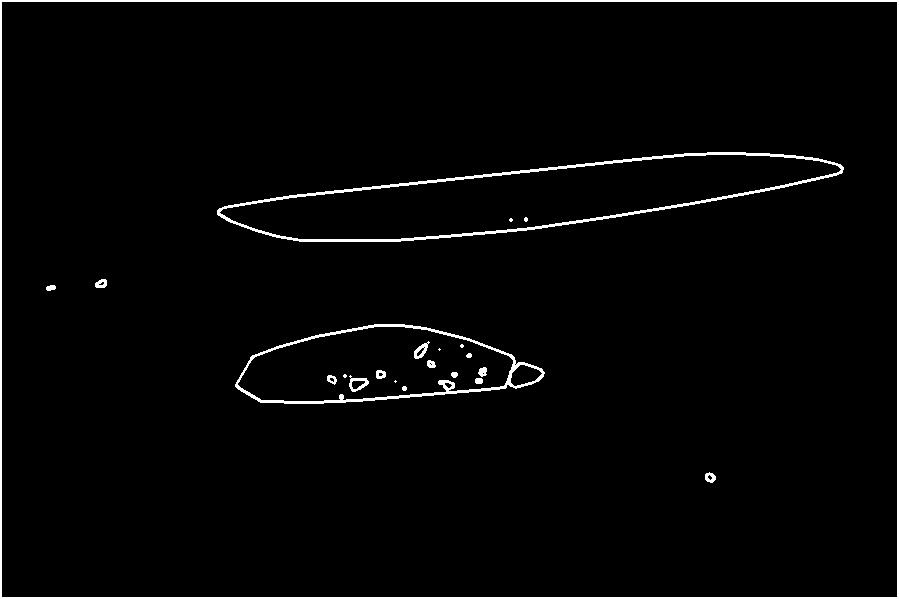
#> input picture hull/hull194.jpg, 899 x 599 px
$ python CannyEdge.py --input ../../hull/hull194.jpg
#> lines starting #> are read from the running program, lines starting #| are printed output that depends on the picture; after the words box and inside, x2 and y2 are one past the last pixel; in counts of white or black regions, pixels touching at a corner belong together
from __future__ import print_function
import cv2 as cv
import numpy as np
import argparse
import random as rng
import time
start_time = time.time()

rng.seed(12345)
def thresh_callback(val):
    threshold = val
    # Detect edges using Canny
    canny_output = cv.Canny(src_gray, threshold, threshold * 2)
    # Find contours
    contours, hierarchy = cv.findContours(canny_output, cv.RETR_TREE, cv.CHAIN_APPROX_SIMPLE)
    # Draw contours
    drawing = np.zeros((canny_output.shape[0], canny_output.shape[1], 3), dtype=np.uint8)
    for i in range(len(contours)):
        color = (0,255,0)
        cv.drawContours(src, contours, i, color, 2, cv.LINE_8, hierarchy, 0)
    # Show in a window
    cv.imshow('canny_output', canny_output)
    cv.imwrite('timing.jpg', canny_output)
    cv.imshow('Contours', src)
# Load source image
parser = argparse.ArgumentParser(description='Code for Finding contours in your image tutorial.')
parser.add_argument('--input', help='Path to input image.', default='278.jpg')
args = parser.parse_args()
src = cv.imread(cv.samples.findFile(args.input))
#> src is the input picture: shape (599, 899, 3); min 0, max 255, mean 6.1
if src is None:
    print('Could not open or find the image:', args.input)
    exit(0)
# Convert image to gray and blur it
src_gray = cv.cvtColor(src, cv.COLOR_BGR2GRAY)
src_gray = cv.blur(src_gray, (9,9))
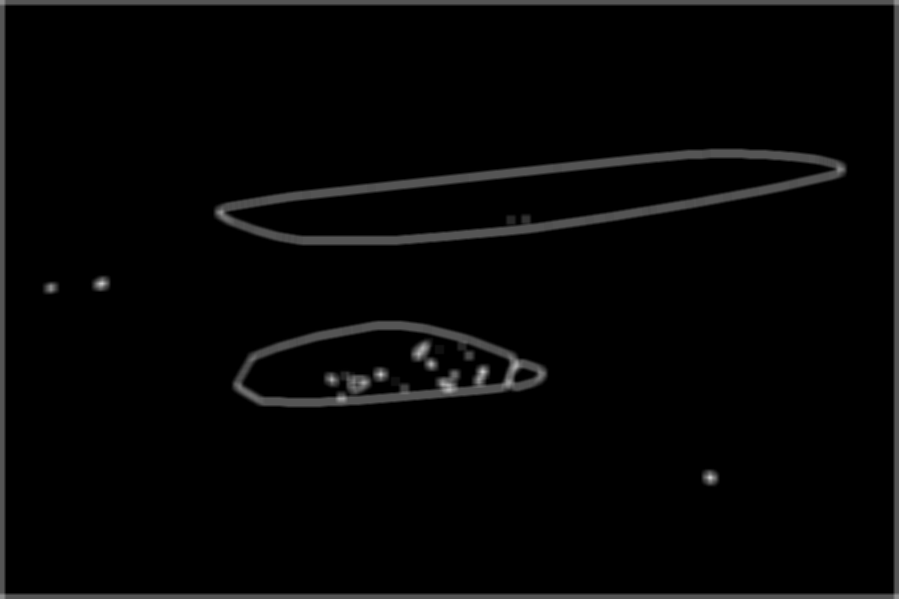
#> src_gray: shape (599, 899); min 0, max 201, mean 5.6
# Create Window
source_window = 'Source'
cv.namedWindow(source_window)
cv.imshow(source_window, src)
max_thresh = 255
thresh = 48 # initial threshold
cv.createTrackbar('Canny Thresh:', source_window, thresh, max_thresh, thresh_callback)
thresh_callback(thresh)
#> in thresh_callback, `canny_output = cv.Canny(src_gray, threshold, threshold * 2)`:
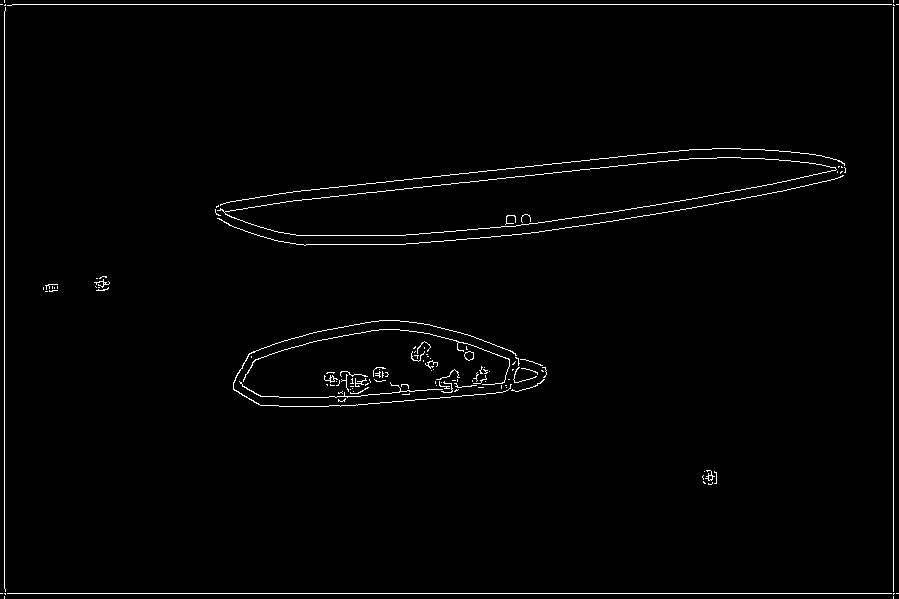
#> canny_output: shape (599, 899); 1.5% white in thin lines or dots
#> in thresh_callback, `contours, hierarchy = cv.findContours(canny_output, cv.RETR_TREE, cv.C..`: contours = 130 contours, 122 with area under 20; largest, box (x1, y1, x2, y2) and area: (217, 157, 837, 236) 22713, (224, 157, 837, 236) 22705, (464, 351, 474, 361) 63, (464, 351, 474, 361) 59, (233, 320, 517, 407) 38, (705, 470, 715, 481) 24, (324, 375, 338, 383) 22, (243, 329, 510, 385) 21
#> the loop in thresh_callback, `for i in range(len(contours)):` made 130 passes
#> after the loop in thresh_callback, `for i in range(len(contours)):`:
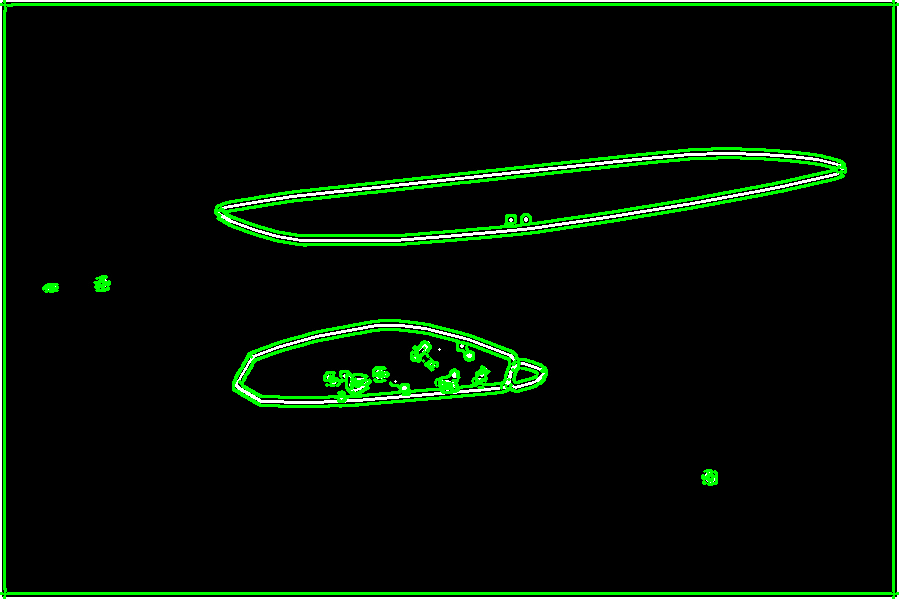
#> src: shape (599, 899, 3); 4.59% of pixels changed, all inside (x1, y1, x2, y2) = (0, 0, 899, 599)
print("Process finished --- %s seconds ---" % (time.time() - start_time))
cv.waitKey()

$ run again, on hull/hull342.jpg
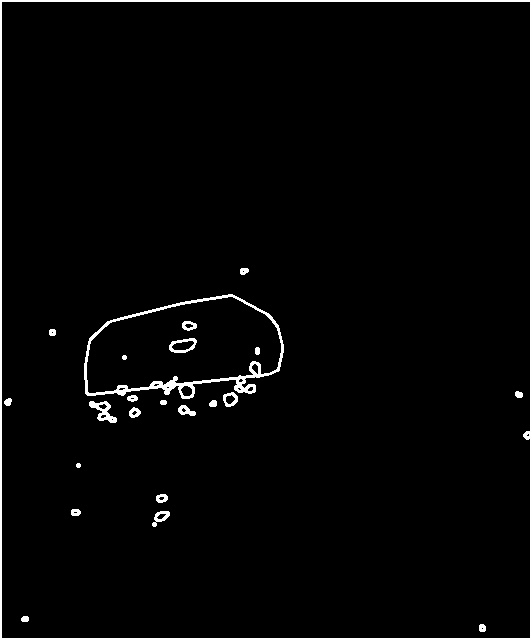
#> input picture hull/hull342.jpg, 532 x 640 px
#> src is the input picture: shape (640, 532, 3); min 0, max 255, mean 6.3
#> in thresh_callback, `canny_output = cv.Canny(src_gray, threshold, threshold * 2)`:
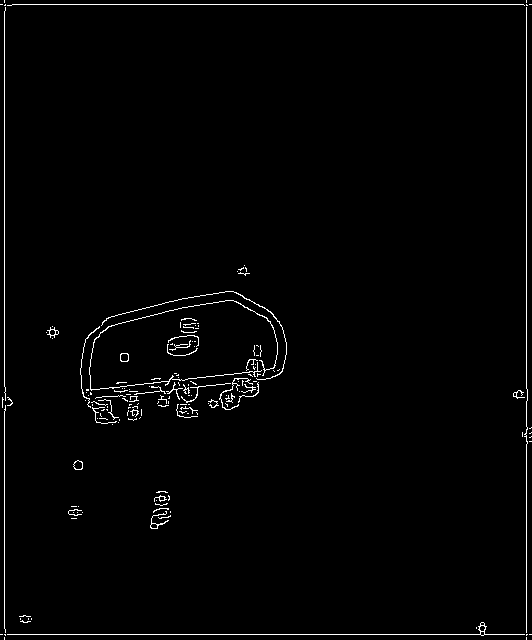
#> canny_output: shape (640, 532); 1.5% white in thin lines or dots
#> contours = 174 contours, 160 with area under 20; largest, box (x1, y1, x2, y2) and area: (73, 460, 83, 470) 66, (7, 622, 525, 636) 62, (120, 353, 129, 362) 62, (73, 460, 83, 470) 60, (89, 300, 278, 391) 56
#> after the loop in thresh_callback, `for i in range(len(contours)):`:
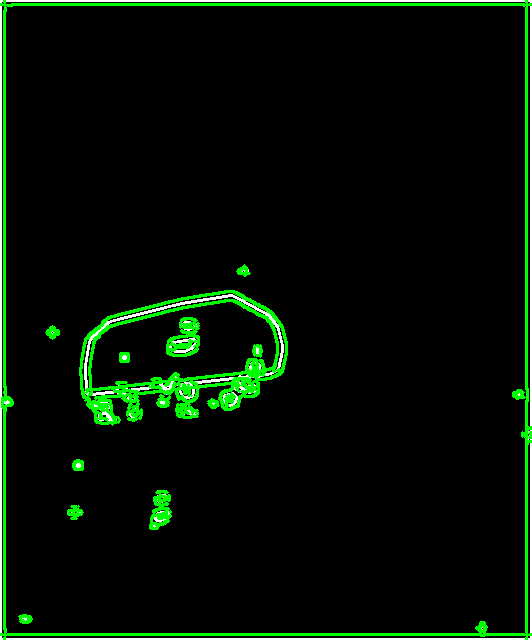
#> src: shape (640, 532, 3); 4.6% of pixels changed, all inside (x1, y1, x2, y2) = (0, 0, 532, 640)

$ run again, on hull/hull553.jpg
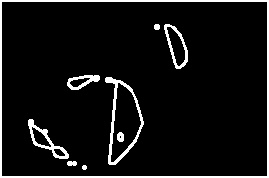
#> input picture hull/hull553.jpg, 269 x 178 px
#> src is the input picture: shape (178, 269, 3); min 0, max 255, mean 18.4
#> in thresh_callback, `canny_output = cv.Canny(src_gray, threshold, threshold * 2)`:
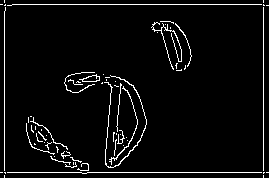
#> canny_output: shape (178, 269); 4.4% white in thin lines or dots
#> contours = 68 contours, 63 with area under 20; largest, box (x1, y1, x2, y2) and area: (79, 74, 100, 82) 79, (82, 75, 100, 82) 70, (104, 75, 147, 168) 46, (109, 86, 138, 165) 28, (151, 22, 182, 70) 21
#> the loop in thresh_callback, `for i in range(len(contours)):` made 68 passes
#> after the loop in thresh_callback, `for i in range(len(contours)):`:
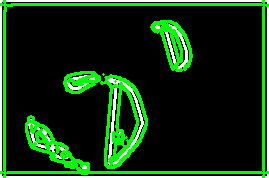
#> src: shape (178, 269, 3); 13.73% of pixels changed, all inside (x1, y1, x2, y2) = (0, 0, 269, 178)
